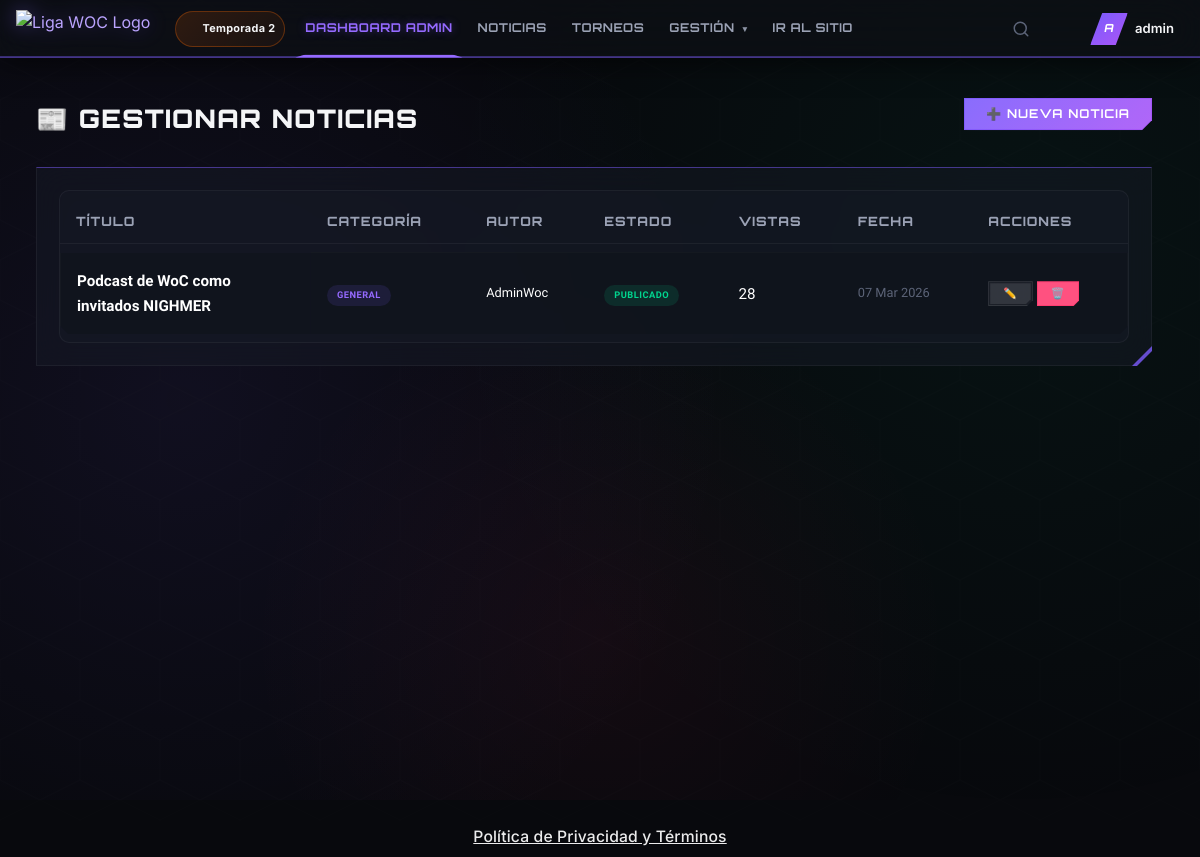
The page /admin/news.php (signed in) on the database its author committed.
### tables this page shows
CREATE TABLE `seasons` (
  `id` int(11) NOT NULL,
  `name` varchar(100) NOT NULL,
  `start_date` date NOT NULL,
  `end_date` date DEFAULT NULL,
  `is_active` tinyint(1) DEFAULT 0,
  `description` text DEFAULT NULL,
  `created_at` datetime DEFAULT current_timestamp()
);

CREATE TABLE `news` (
  `id` int(11) NOT NULL,
  `title` varchar(200) NOT NULL,
  `slug` varchar(200) NOT NULL,
  `content` text NOT NULL,
  `excerpt` varchar(500) DEFAULT NULL,
  `image` varchar(255) DEFAULT NULL,
  `category_id` int(11) DEFAULT NULL,
  `author_id` int(11) NOT NULL,
  `is_published` tinyint(1) DEFAULT 0,
  `is_featured` tinyint(1) DEFAULT 0,
  `publish_date` datetime DEFAULT NULL,
  `views` int(11) DEFAULT 0,
  `created_at` datetime DEFAULT current_timestamp(),
  `updated_at` datetime DEFAULT current_timestamp() ON UPDATE current_timestamp()
);

CREATE TABLE `news_categories` (
  `id` int(11) NOT NULL,
  `name` varchar(50) NOT NULL,
  `slug` varchar(50) NOT NULL,
  `color` varchar(7) DEFAULT '#7C3AED',
  `created_at` datetime DEFAULT current_timestamp()
);

CREATE TABLE `users` (
  `id` int(11) NOT NULL,
  `username` varchar(50) NOT NULL,
  `email` varchar(100) NOT NULL,
  `password` varchar(255) NOT NULL,
  `role` enum('player','designer','admin','superadmin','moderator') DEFAULT 'player',
  `cover` varchar(255) DEFAULT NULL,
  `avatar` varchar(255) DEFAULT NULL,
  `ml_id` varchar(50) DEFAULT NULL,
  `ml_server` varchar(20) DEFAULT NULL,
  `ml_nickname` varchar(50) DEFAULT NULL,
  `main_hero` varchar(50) DEFAULT NULL,
  `current_rank` varchar(30) DEFAULT NULL,
  `whatsapp` varchar(30) DEFAULT NULL,
  `phone_brand` varchar(100) DEFAULT NULL,
  `discord` varchar(100) DEFAULT NULL,
  `bio` text DEFAULT NULL,
  `is_verified` tinyint(1) DEFAULT 0,
  `verification_token` varchar(100) DEFAULT NULL,
  `reset_token` varchar(100) DEFAULT NULL,
  `reset_expires` datetime DEFAULT NULL,
  `is_banned` tinyint(1) DEFAULT 0,
  `ban_reason` varchar(255) DEFAULT NULL,
  `last_login` datetime DEFAULT NULL,
  `created_at` datetime DEFAULT current_timestamp(),
  `updated_at` datetime DEFAULT current_timestamp() ON UPDATE current_timestamp(),
  `ban_date` timestamp NULL DEFAULT NULL COMMENT 'Fecha del ban'
);

### config/app.php (called while the page is built, shortened)
<?php
require_once __DIR__ . '/env-loader.php';
function url($path = '') {
    return BASE_URL . ltrim($path, '/');
}
function asset($path) {
    return BASE_URL . 'assets/' . ltrim($path, '/');
}
function isAdmin() {
    return isset($_SESSION['user_role']) && in_array($_SESSION['user_role'], [ROLE_ADMIN, ROLE_SUPERADMIN]);
}
function currentUsername() {
    return $_SESSION['username'] ?? null;
}
function csrfToken() {
    return $_SESSION['csrf_token'];
}

### config/database.php (called while the page is built, shortened)
<?php
require_once __DIR__ . '/env-loader.php';
class Database {
    private static $instance = null;
    private $pdo;
    private function getConfig() {
        $isProduction = env('APP_ENV') === 'production';
        $config = [
            'host' => env('DB_HOST', 'localhost'),
            'port' => env('DB_PORT', 3306),
            'dbname' => env('DB_NAME', 'ligawoc'),
            'username' => env('DB_USER', env('DB_USERNAME', $isProduction ? null : 'root')),
            'password' => env('DB_PASS', env('DB_PASSWORD', $isProduction ? null : '')),
        ];
        if ($isProduction) {
            $required = ['host' => 'DB_HOST', 'dbname' => 'DB_NAME', 'username' => 'DB_USER/DB_USERNAME', 'password' => 'DB_PASS/DB_PASSWORD'];
        }
        return $config;
    }
    private function __construct() {
        $config = $this->getConfig();
        $charset = 'utf8mb4';
        $dsn = "mysql:host={$config['host']};port={$config['port']};dbname={$config['dbname']};charset={$charset}";
        $options = [
            PDO::ATTR_ERRMODE => PDO::ERRMODE_EXCEPTION,
            PDO::ATTR_DEFAULT_FETCH_MODE => PDO::FETCH_ASSOC,
            PDO::ATTR_EMULATE_PREPARES => false,
        ];
        try {
            $this->pdo = new PDO($dsn, $config['username'], $config['password'], $options);
        } catch (Throwable $e) {
            $isProduction = env('APP_ENV') === 'production';
            if ($isProduction) {
                error_log('[DB_ERROR] ' . $e->getMessage());
                die('Error de conexión al servidor. Por favor intenta más tarde.');
            } else {
                die('Error de conexión: ' . $e->getMessage());
            }
        }
    }
    public static function getInstance() {
        if (self::$instance === null) {
            self::$instance = new self();
        }
        return self::$instance;
    }
    public function query($sql, $params = []) {
        $stmt = $this->pdo->prepare($sql);
        $stmt->execute($params);
        return $stmt;
    }
    public function fetch($sql, $params = []) {
        return $this->query($sql, $params)->fetch();
    }
    public function fetchAll($sql, $params = []) {
        return $this->query($sql, $params)->fetchAll();
    }
}

### config/env-loader.php (called while the page is built, shortened)
<?php
function env($key, $default = null) {
    $value = getenv($key);
    if ($value !== false) {
        return $value;
    }
    return $default;
}

### controllers/NewsController.php (called while the page is built, shortened)
<?php
class NewsController {
    private $db;
    public function __construct() {
        $this->db = Database::getInstance();
    }
    public function getAll($page = 1) {
        $offset = ($page - 1) * ITEMS_PER_PAGE;
        $total = $this->db->fetch("SELECT COUNT(*) as total FROM news")['total'];
        $news = $this->db->fetchAll(
            "SELECT n.*, c.name as category_name, u.username as author_name
             FROM news n
             LEFT JOIN news_categories c ON n.category_id = c.id
             LEFT JOIN users u ON n.author_id = u.id
             ORDER BY n.created_at DESC
             LIMIT ? OFFSET ?",
            [ITEMS_PER_PAGE, $offset]
        );
        return ['news' => $news, 'total' => $total, 'pages' => ceil($total / ITEMS_PER_PAGE)];
    }
}

### admin/news.php (the view, shortened to what this page needs)
<?php
require_once __DIR__ . '/../config/app.php';
require_once __DIR__ . '/../config/database.php';
require_once __DIR__ . '/../controllers/NewsController.php';
$newsCtrl = new NewsController();
$currentPageNum = max(1, intval($_GET['p'] ?? 1));
$result = $newsCtrl->getAll($currentPageNum);
$editArticle = null;
require_once __DIR__ . '/../includes/header.php';
require_once __DIR__ . '/../includes/navbar.php';
?>
<div class="app-wrapper">
<div class="main-content">
    <div class="page-header" style="display:flex;justify-content:space-between;align-items:start;">
        <div><h1 class="page-title">📰 Gestionar Noticias</h1></div>
        <button class="btn btn-primary" onclick="document.getElementById('news-form').style.display=document.getElementById('news-form').style.display==='none'?'block':'none'">
            ➕ <?= $editArticle ? 'Editando' : 'Nueva Noticia' ?>
        </button>
    </div>
    <div class="card">
        <div class="table-wrapper">
            <table class="table">
                <thead><tr><th>Título</th><th>Categoría</th><th>Autor</th><th>Estado</th><th>Vistas</th><th>Fecha</th><th>Acciones</th></tr></thead>
                <tbody>
                <?php foreach ($result['news'] as $article): ?>
                <tr>
                    <td style="max-width:200px;"><span style="font-weight:600;"><?= htmlspecialchars($article['title']) ?></span></td>
                    <td><span class="badge badge-purple"><?= $article['category_name'] ?? 'Sin cat.' ?></span></td>
                    <td style="font-size:0.8rem;"><?= $article['author_name'] ?></td>
                    <td>
                        <?php if ($article['is_published']): ?><span class="badge badge-green">Publicado</span>
                        <?php else: ?><span class="badge badge-yellow">Borrador</span><?php endif; ?>
                    </td>
                    <td><?= $article['views'] ?></td>
                    <td style="font-size:0.8rem;color:var(--text-muted);"><?= date('d M Y', strtotime($article['created_at'])) ?></td>
                    <td>
                        <div style="display:flex;gap:4px;">
                            <a href="<?= url('admin/news?edit=' . $article['id']) ?>" class="btn btn-sm btn-secondary">✏️</a>
                            <a href="<?= url('admin/news?delete=' . $article['id'] . '&csrf_token=' . csrfToken()) ?>" class="btn btn-sm btn-danger" onclick="return confirm('¿Eliminar esta noticia?')">🗑️</a>
                        </div>
                    </td>
                </tr>
                <?php endforeach; ?>
                </tbody>
            </table>
        </div>
    </div>
<?php require_once __DIR__ . '/../includes/footer.php'; ?>

### includes/navbar.php (shortened to what this page needs)
<?php
$currentPage = $page ?? '';
$_activeSeason = Database::getInstance()->fetch("SELECT name FROM seasons WHERE is_active = 1 LIMIT 1");
$_seasonLabel = $_activeSeason ? $_activeSeason['name'] : null;
$isDesigner = false;
function wocIcon($name, $class = '') {
    $svg = $icons[$name] ?? '';
    return '<svg class="icon-svg ' . $class . '" viewBox="0 0 24 24" fill="none" stroke="currentColor" stroke-width="2" stroke-linecap="round" stroke-linejoin="round">' . $svg . '</svg>';
}
?>
<header class="topnav-immersive<?= $isDesigner ? ' has-designer-link' : '' ?>">
    <div class="topnav-left">
        <a href="<?= url(isAdmin() ? 'admin' : 'dashboard') ?>" class="topnav-logo">
            <img src="<?= asset('img/logo.png') ?>" alt="Liga WOC Logo" class="topnav-logo-img">
        </a>
        <nav class="topnav-links">
            <?php if ($_seasonLabel): ?>
            <div class="season-badge" title="Temporada actual">
                <?= wocIcon('calendar', 'sm') ?>
                <span><?= htmlspecialchars($_seasonLabel) ?></span>
            </div>
            <?php endif; ?>
            <?php if (!isAdmin()): ?>
                <a href="<?= url('dashboard') ?>" class="topnav-link <?= $currentPage === 'dashboard' ? 'active' : '' ?>">Dashboard</a>
                <a href="<?= url('news') ?>" class="topnav-link <?= $currentPage === 'news' ? 'active' : '' ?>">Noticias</a>
                <div class="topnav-dropdown-container">
                    <a href="<?= url('tournaments') ?>" class="topnav-link <?= $currentPage === 'tournaments' ? 'active' : '' ?>">Torneos <?= wocIcon('trophy', 'sm') ?></a>
                </div>
                <div class="topnav-dropdown-container">
                    <a href="<?= url('teams') ?>" class="topnav-link <?= $currentPage === 'teams' ? 'active' : '' ?>">Equipos</a>
                    <?php
                    $teamCtrl = new TeamController();
                    $myTeam = $teamCtrl->getUserTeam(currentUserId());
                    if ($myTeam):
                    ?>
                    <div class="topnav-dropdown">
                        <a href="<?= url('teams/view/' . $myTeam['team_id']) ?>"><?= wocIcon('swords', 'sm') ?> Mi Equipo</a>
                    </div>
                    <?php endif; ?>
                </div>
                <div class="topnav-dropdown-container">
                    <a href="#" class="topnav-link has-caret <?= in_array($currentPage, ['rankings', 'stream', 'match-history', 'heroes', 'calendar']) ? 'active' : '' ?>">
                        <span>Comunidad</span><span class="caret">▾</span>
                    </a>
                    <div class="topnav-dropdown">
                        <a href="<?= url('rankings') ?>"><?= wocIcon('bar-chart', 'sm') ?> Rankings</a>
                        <a href="<?= url('stream') ?>"><?= wocIcon('tv', 'sm') ?> En Vivo</a>
                        <a href="<?= url('match-history') ?>"><?= wocIcon('clock', 'sm') ?> Historial</a>
                        <a href="<?= url('calendar') ?>"><?= wocIcon('calendar', 'sm') ?> Calendario</a>
                        <a href="<?= url('heroes') ?>"><?= wocIcon('star', 'sm') ?> Héroes MLBB</a>
                    </div>
                </div>
                <a href="<?= url('shop') ?>" class="topnav-link topnav-link--shop <?= $currentPage === 'shop' ? 'active' : '' ?>">🪙 Tienda</a>
                <?php if ($isDesigner): ?>
                <a href="<?= url('designer') ?>" class="topnav-link topnav-link--designer <?= $currentPage === 'designer' ? 'active' : '' ?>">🎨 Designer</a>
                <?php endif; ?>
                <?php if (isModerator()): ?>
                <a href="<?= url('admin/users') ?>" class="topnav-link topnav-link--mod <?= ($action ?? '') === 'users' ? 'active' : '' ?>"><?= wocIcon('shield', 'sm') ?> Mod Panel</a>
                <?php endif; ?>
            <?php else: ?>
                <a href="<?= url('admin') ?>" class="topnav-link <?= ($action ?? '') === 'index' || !$action ? 'active' : '' ?>">Dashboard Admin</a>
                <a href="<?= url('admin/news') ?>" class="topnav-link <?= ($action ?? '') === 'news' ? 'active' : '' ?>">Noticias</a>
                <a href="<?= url('admin/tournaments') ?>" class="topnav-link <?= ($action ?? '') === 'tournaments' ? 'active' : '' ?>">Torneos</a>
                <div class="topnav-dropdown-container">
                    <a href="#" class="topnav-link has-caret"><span>Gestión</span><span class="caret">▾</span></a>
                </div>
                <a href="<?= url('dashboard') ?>" class="topnav-link view-site-btn">Ir al Sitio</a>
            <?php endif; ?>
        </nav>
    </div>
    <div class="topnav-right">
        <div class="topnav-search-wrap" id="searchWrap">
            <button type="button" class="notif-btn topnav-search-btn" id="searchToggleBtn" title="Buscar">
                <svg class="icon-svg" viewBox="0 0 24 24" fill="none" stroke="currentColor" stroke-width="2" stroke-linecap="round" stroke-linejoin="round"><circle cx="11" cy="11" r="8"/><line x1="21" y1="21" x2="16.65" y2="16.65"/></svg>
            </button>
        </div>
        <a href="<?= url('notifications') ?>" class="notif-btn notif-btn-link" id="desktop-notif-btn">
            <?= wocIcon('bell') ?>
        </a>
        <div class="dropdown">
            <div class="user-menu" data-dropdown-toggle>
                <?php if (!empty($_SESSION['user_avatar'])): ?>
                    <img src="<?= UPLOAD_URL . $_SESSION['user_avatar'] ?>" class="user-avatar" alt="">
                <?php else: ?>
                    <div class="user-avatar-placeholder"><?= strtoupper(substr(currentUsername() ?? 'U', 0, 1)) ?></div>
                <?php endif; ?>
                <span class="user-menu-name"><?= currentUsername() ?></span>
            </div>
        </div>
    </div>
</header>

### assets/css/layout/navbar.css (style rules this page uses)
.season-badge { display: inline-flex; align-items: center; justify-content: center; gap: 5px; height: 36px; padding: 6px 14px; border-radius: 20px; background: linear-gradient(135deg, rgba(var(--accent-rgb, 255, 107, 0), 0.15), rgba(var(--accent-rgb, 255, 107, 0), 0.05)); border: 1px solid rgba(var(--accent-rgb, 255, 107, 0), 0.3); color: var(--accent-main); font-size: 0.72rem; font-weight: 700; letter-spacing: 0.3px; line-height: 1; white-space: nowrap; animation: season-glow 3s ease-in-out infinite; }
.season-badge .icon-svg { width: 12px; height: 12px; stroke: var(--accent-main); }
.topnav-left { overflow: visible; }
.topnav-links { overflow: visible; }
.topnav-right { position: relative; z-index: 20; }
.topnav-search-wrap { display: flex; align-items: center; gap: 6px; position: relative; isolation: isolate; z-index: 30; }
.topnav-search-btn { position: relative; }
.notif-btn-link, .mobile-logo-link { text-decoration: none; }

### rows shown on the page
seasons: name "Temporada 2"
news: title "Podcast de WoC como invitados NIGHMER", category.name "GENERAL", author.username "AdminWoc", is_published "PUBLICADO", views "28", created_at "07 Mar 2026"

### other values the page prints
substr(currentUsername() ?? 'U', 0, 1) "A"
currentUsername() "admin"
